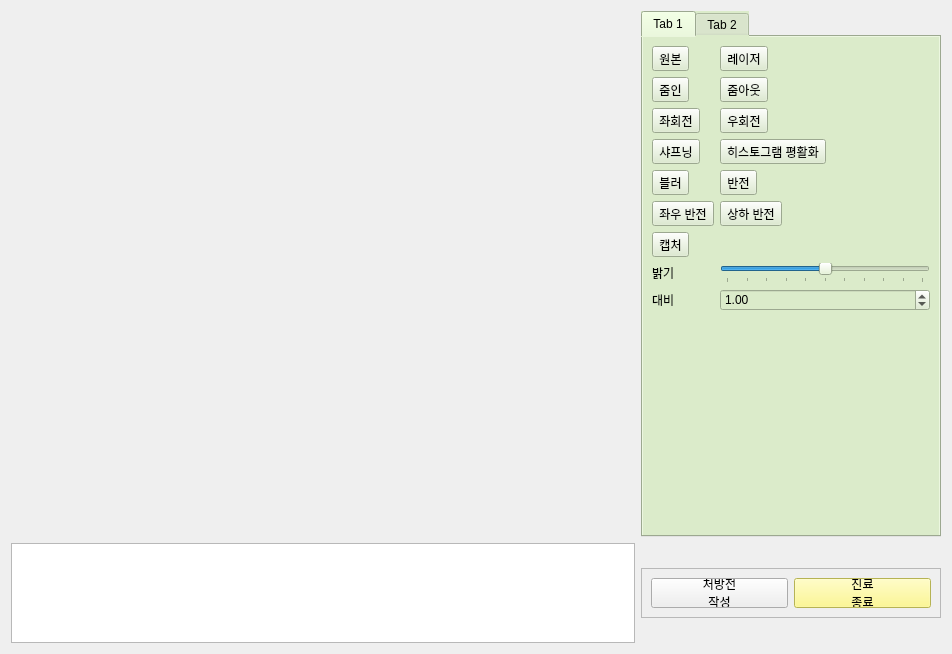
<?xml version="1.0" encoding="UTF-8"?>
<ui version="4.0">
 <class>ImageAlbum</class>
 <widget class="QWidget" name="ImageAlbum">
  <property name="geometry">
   <rect>
    <x>0</x>
    <y>0</y>
    <width>952</width>
    <height>654</height>
   </rect>
  </property>
  <property name="cursor">
   <cursorShape>ArrowCursor</cursorShape>
  </property>
  <property name="mouseTracking">
   <bool>false</bool>
  </property>
  <property name="focusPolicy">
   <enum>Qt::NoFocus</enum>
  </property>
  <property name="windowTitle">
   <string>Form</string>
  </property>
  <layout class="QGridLayout" name="gridLayout_2">
   <item row="0" column="0">
    <layout class="QGridLayout" name="gridLayout"/>
   </item>
   <item row="0" column="1">
    <widget class="QTabWidget" name="tabWidget">
     <property name="maximumSize">
      <size>
       <width>300</width>
       <height>16777215</height>
      </size>
     </property>
     <property name="styleSheet">
      <string notr="true">background-color: rgb(219, 235, 202);</string>
     </property>
     <property name="currentIndex">
      <number>0</number>
     </property>
     <widget class="QWidget" name="tab">
      <attribute name="title">
       <string>Tab 1</string>
      </attribute>
      <layout class="QFormLayout" name="formLayout_2">
       <item row="1" column="0">
        <widget class="QToolButton" name="ZoomIn">
         <property name="text">
          <string>줌인</string>
         </property>
        </widget>
       </item>
       <item row="1" column="1">
        <widget class="QToolButton" name="ZoomOut">
         <property name="text">
          <string>줌아웃</string>
         </property>
        </widget>
       </item>
       <item row="2" column="0">
        <widget class="QToolButton" name="LeftRotate">
         <property name="text">
          <string>좌회전</string>
         </property>
        </widget>
       </item>
       <item row="2" column="1">
        <widget class="QToolButton" name="RightRotate">
         <property name="text">
          <string>우회전</string>
         </property>
        </widget>
       </item>
       <item row="3" column="0">
        <widget class="QToolButton" name="Sharpening">
         <property name="text">
          <string>샤프닝</string>
         </property>
        </widget>
       </item>
       <item row="3" column="1">
        <widget class="QToolButton" name="HistEqual">
         <property name="text">
          <string>히스토그램 평활화</string>
         </property>
        </widget>
       </item>
       <item row="4" column="0">
        <widget class="QToolButton" name="Blur">
         <property name="text">
          <string>블러</string>
         </property>
        </widget>
       </item>
       <item row="4" column="1">
        <widget class="QToolButton" name="Reverse">
         <property name="text">
          <string>반전</string>
         </property>
        </widget>
       </item>
       <item row="5" column="0">
        <widget class="QToolButton" name="VReverse">
         <property name="text">
          <string>좌우 반전</string>
         </property>
        </widget>
       </item>
       <item row="5" column="1">
        <widget class="QToolButton" name="HReverse">
         <property name="text">
          <string>상하 반전</string>
         </property>
        </widget>
       </item>
       <item row="7" column="0">
        <widget class="QLabel" name="label">
         <property name="text">
          <string>밝기</string>
         </property>
         <property name="buddy">
          <cstring>horizontalSlider</cstring>
         </property>
        </widget>
       </item>
       <item row="7" column="1">
        <widget class="QSlider" name="horizontalSlider">
         <property name="minimum">
          <number>-50</number>
         </property>
         <property name="maximum">
          <number>50</number>
         </property>
         <property name="orientation">
          <enum>Qt::Horizontal</enum>
         </property>
         <property name="tickPosition">
          <enum>QSlider::TicksBelow</enum>
         </property>
        </widget>
       </item>
       <item row="8" column="0">
        <widget class="QLabel" name="label_2">
         <property name="text">
          <string>대비</string>
         </property>
         <property name="buddy">
          <cstring>Contrast</cstring>
         </property>
        </widget>
       </item>
       <item row="8" column="1">
        <widget class="QDoubleSpinBox" name="Contrast">
         <property name="maximum">
          <double>5.000000000000000</double>
         </property>
         <property name="singleStep">
          <double>0.200000000000000</double>
         </property>
         <property name="value">
          <double>1.000000000000000</double>
         </property>
        </widget>
       </item>
       <item row="0" column="0">
        <widget class="QToolButton" name="OrigImage">
         <property name="text">
          <string>원본</string>
         </property>
        </widget>
       </item>
       <item row="0" column="1">
        <widget class="QToolButton" name="Laser">
         <property name="text">
          <string>레이저</string>
         </property>
        </widget>
       </item>
       <item row="6" column="0">
        <widget class="QToolButton" name="Capture">
         <property name="text">
          <string>캡처</string>
         </property>
        </widget>
       </item>
      </layout>
     </widget>
     <widget class="QWidget" name="tab_2">
      <attribute name="title">
       <string>Tab 2</string>
      </attribute>
      <layout class="QFormLayout" name="formLayout_4">
       <item row="0" column="0">
        <widget class="QToolButton" name="Brush">
         <property name="text">
          <string>브러쉬</string>
         </property>
        </widget>
       </item>
       <item row="1" column="0">
        <widget class="QLabel" name="label_3">
         <property name="font">
          <font>
           <pointsize>11</pointsize>
           <bold>true</bold>
          </font>
         </property>
         <property name="text">
          <string>펜 두께</string>
         </property>
         <property name="buddy">
          <cstring>Thickness</cstring>
         </property>
        </widget>
       </item>
       <item row="1" column="1">
        <widget class="QSpinBox" name="Thickness">
         <property name="value">
          <number>6</number>
         </property>
        </widget>
       </item>
       <item row="2" column="0">
        <widget class="QToolButton" name="Lines">
         <property name="text">
          <string>그리기</string>
         </property>
        </widget>
       </item>
       <item row="2" column="1">
        <widget class="QToolButton" name="Freehand">
         <property name="text">
          <string>폐곡선</string>
         </property>
        </widget>
       </item>
       <item row="3" column="0">
        <widget class="QToolButton" name="Rectangle">
         <property name="text">
          <string>사각형</string>
         </property>
        </widget>
       </item>
       <item row="3" column="1">
        <widget class="QToolButton" name="Ellipse">
         <property name="text">
          <string>원</string>
         </property>
        </widget>
       </item>
       <item row="4" column="0">
        <widget class="QToolButton" name="Delete">
         <property name="text">
          <string>삭제</string>
         </property>
         <property name="shortcut">
          <string>Del</string>
         </property>
        </widget>
       </item>
       <item row="4" column="1">
        <widget class="QToolButton" name="Cursor">
         <property name="text">
          <string>커서</string>
         </property>
        </widget>
       </item>
       <item row="5" column="0" colspan="2">
        <layout class="QFormLayout" name="formLayout">
         <item row="0" column="0">
          <widget class="QLabel" name="label_5">
           <property name="font">
            <font>
             <pointsize>11</pointsize>
             <bold>true</bold>
            </font>
           </property>
           <property name="text">
            <string>글자 크기</string>
           </property>
           <property name="buddy">
            <cstring>Fontsize</cstring>
           </property>
          </widget>
         </item>
         <item row="0" column="1">
          <widget class="QSpinBox" name="Fontsize">
           <property name="value">
            <number>10</number>
           </property>
          </widget>
         </item>
         <item row="1" column="0">
          <widget class="QLabel" name="label_4">
           <property name="font">
            <font>
             <pointsize>11</pointsize>
             <bold>true</bold>
            </font>
           </property>
           <property name="text">
            <string>작성할 내용</string>
           </property>
           <property name="buddy">
            <cstring>lineEdit</cstring>
           </property>
          </widget>
         </item>
         <item row="1" column="1">
          <widget class="QLineEdit" name="lineEdit"/>
         </item>
         <item row="2" column="1">
          <widget class="QToolButton" name="TextBox">
           <property name="text">
            <string>텍스트</string>
           </property>
          </widget>
         </item>
        </layout>
       </item>
       <item row="6" column="0" colspan="2">
        <widget class="QGroupBox" name="groupBox_3">
         <property name="title">
          <string>각도</string>
         </property>
         <layout class="QGridLayout" name="gridLayout_6">
          <item row="0" column="0">
           <widget class="QLineEdit" name="AngleResult"/>
          </item>
          <item row="1" column="0">
           <widget class="QToolButton" name="Angle">
            <property name="text">
             <string>각도</string>
            </property>
           </widget>
          </item>
         </layout>
        </widget>
       </item>
       <item row="7" column="0" colspan="2">
        <widget class="QGroupBox" name="groupBox_2">
         <property name="title">
          <string>길이</string>
         </property>
         <layout class="QGridLayout" name="gridLayout_3">
          <item row="0" column="1" rowspan="2">
           <widget class="QToolButton" name="LengthMeasurement">
            <property name="text">
             <string>측정</string>
            </property>
           </widget>
          </item>
          <item row="1" column="0">
           <widget class="QRadioButton" name="Pano">
            <property name="text">
             <string>Pano</string>
            </property>
           </widget>
          </item>
          <item row="2" column="0" colspan="2">
           <widget class="QLineEdit" name="LengthResult"/>
          </item>
          <item row="0" column="0">
           <widget class="QRadioButton" name="Ceph">
            <property name="text">
             <string>Ceph</string>
            </property>
           </widget>
          </item>
         </layout>
        </widget>
       </item>
      </layout>
     </widget>
    </widget>
   </item>
   <item row="1" column="0">
    <widget class="QListWidget" name="listWidget">
     <property name="minimumSize">
      <size>
       <width>600</width>
       <height>100</height>
      </size>
     </property>
     <property name="maximumSize">
      <size>
       <width>1000</width>
       <height>100</height>
      </size>
     </property>
     <property name="baseSize">
      <size>
       <width>600</width>
       <height>80</height>
      </size>
     </property>
     <property name="verticalScrollBarPolicy">
      <enum>Qt::ScrollBarAsNeeded</enum>
     </property>
     <property name="horizontalScrollBarPolicy">
      <enum>Qt::ScrollBarAlwaysOff</enum>
     </property>
     <property name="iconSize">
      <size>
       <width>120</width>
       <height>80</height>
      </size>
     </property>
     <property name="flow">
      <enum>QListView::LeftToRight</enum>
     </property>
     <property name="resizeMode">
      <enum>QListView::Adjust</enum>
     </property>
     <property name="viewMode">
      <enum>QListView::IconMode</enum>
     </property>
    </widget>
   </item>
   <item row="1" column="1">
    <widget class="QFrame" name="frame_3">
     <property name="maximumSize">
      <size>
       <width>16777215</width>
       <height>50</height>
      </size>
     </property>
     <property name="frameShape">
      <enum>QFrame::StyledPanel</enum>
     </property>
     <property name="frameShadow">
      <enum>QFrame::Raised</enum>
     </property>
     <layout class="QGridLayout" name="gridLayout_8">
      <item row="0" column="0">
       <widget class="QPushButton" name="Prescription">
        <property name="text">
         <string>처방전
작성</string>
        </property>
       </widget>
      </item>
      <item row="0" column="1">
       <widget class="QPushButton" name="EndTreatment">
        <property name="styleSheet">
         <string notr="true">QPushButton {background-color: rgb(255, 250, 117)}</string>
        </property>
        <property name="text">
         <string>진료
종료</string>
        </property>
       </widget>
      </item>
     </layout>
    </widget>
   </item>
  </layout>
 </widget>
 <resources/>
 <connections/>
</ui>
